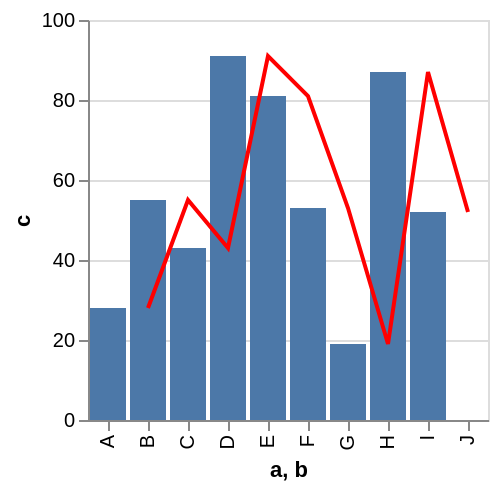

Here is the Vega-Lite specification saved for this chart:
### Vega specification from a JSON file in a GitHub repository (floating-point values rounded to 4 significant figures)
{"$schema": "https://vega.github.io/schema/vega/v5.json", "autosize": "pad", "padding": 5, "height": 200, "style": "cell", "data": [{"name": "source_0", "values": [{"a": "A", "b": "B", "c": 28}, {"a": "B", "b": "C", "c": 55}, {"a": "C", "b": "D", "c": 43}, {"a": "D", "b": "E", "c": 91}, {"a": "E", "b": "F", "c": 81}, {"a": "F", "b": "G", "c": 53}, {"a": "G", "b": "H", "c": 19}, {"a": "H", "b": "I", "c": 87}, {"a": "I", "b": "J", "c": 52}]}], "signals": [{"name": "x_step", "value": 20}, {"name": "width", "update": "bandspace(domain('x').length, 0.1, 0.05) * x_step"}], "marks": [{"name": "layer_0_marks", "type": "rect", "style": ["bar"], "from": {"data": "source_0"}, "encode": {"update": {"fill": [{"test": "datum[\"c\"] === null || isNaN(datum[\"c\"])", "value": null}, {"value": "#4c78a8"}], "tooltip": {"signal": "{\"a\": ''+datum[\"a\"], \"c\": format(datum[\"c\"], \"\")}"}, "x": {"scale": "x", "field": "a"}, "width": {"scale": "x", "band": true}, "y": {"scale": "y", "field": "c"}, "y2": {"scale": "y", "value": 0}}}}, {"name": "layer_1_marks", "type": "line", "style": ["line"], "sort": {"field": "datum[\"b\"]", "order": "descending"}, "from": {"data": "source_0"}, "encode": {"update": {"stroke": {"value": "red"}, "tooltip": {"signal": "{\"b\": ''+datum[\"b\"], \"c\": format(datum[\"c\"], \"\")}"}, "x": {"scale": "x", "field": "b", "band": 0.5}, "y": {"scale": "y", "field": "c"}, "defined": {"signal": "datum[\"c\"] !== null && !isNaN(datum[\"c\"])"}}}}], "scales": [{"name": "x", "type": "band", "domain": {"data": "source_0", "fields": ["a", "b"], "sort": true}, "range": {"step": {"signal": "x_step"}}, "paddingInner": 0.1, "paddingOuter": 0.05}, {"name": "y", "type": "linear", "domain": {"data": "source_0", "field": "c"}, "range": [{"signal": "height"}, 0], "nice": true, "zero": true}], "axes": [{"scale": "x", "orient": "bottom", "grid": false, "title": "a, b", "labelAlign": "right", "labelAngle": 270, "labelBaseline": "middle", "labelOverlap": true, "zindex": 1}, {"scale": "y", "orient": "left", "grid": false, "title": "c", "labelOverlap": true, "tickCount": {"signal": "ceil(height/40)"}, "zindex": 1}, {"scale": "y", "orient": "left", "gridScale": "x", "grid": true, "tickCount": {"signal": "ceil(height/40)"}, "domain": false, "labels": false, "maxExtent": 0, "minExtent": 0, "ticks": false, "zindex": 0}]}
